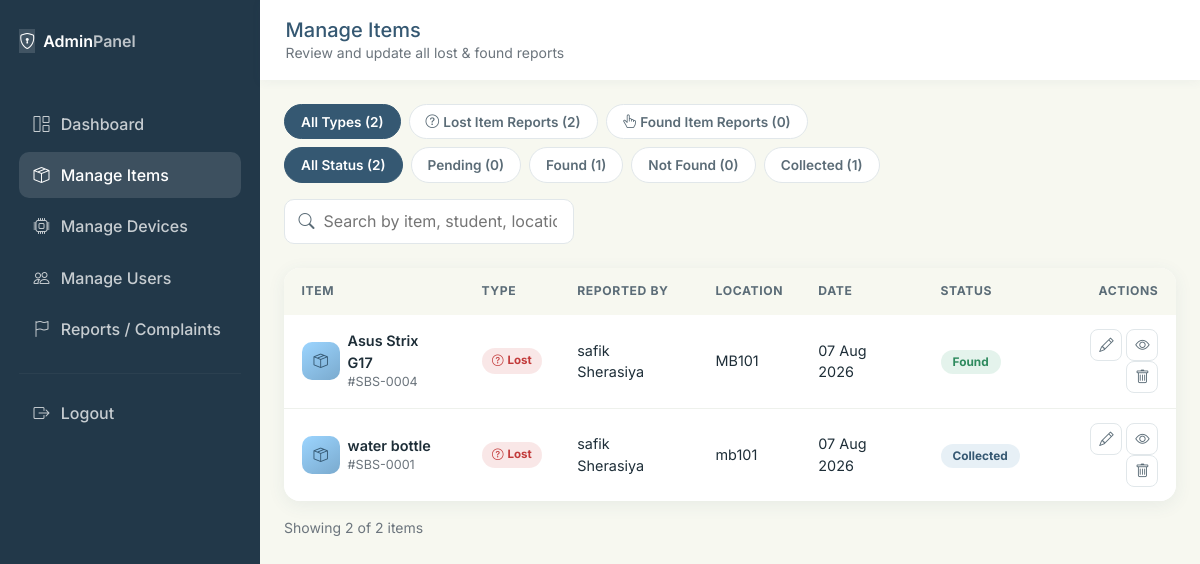
/admin/manage_items.php (signed in), run on the app's committed database.
### tables this page shows
CREATE TABLE `items` (
  `id` int(11) NOT NULL,
  `user_id` int(11) NOT NULL,
  `device_id` int(11) DEFAULT NULL,
  `item_name` varchar(150) NOT NULL,
  `category` varchar(50) NOT NULL,
  `description` text DEFAULT NULL,
  `location` varchar(150) NOT NULL,
  `item_date` date NOT NULL,
  `report_type` enum('lost','found') NOT NULL DEFAULT 'lost',
  `status` enum('pending','found','not_found','collected') NOT NULL DEFAULT 'pending',
  `recovery_status` enum('pending','recovered') NOT NULL DEFAULT 'pending',
  `qr_code` varchar(255) DEFAULT NULL,
  `image_path` varchar(255) DEFAULT NULL,
  `image_hash` varchar(64) DEFAULT NULL,
  `collection_details` text DEFAULT NULL,
  `verification_code` varchar(6) DEFAULT NULL,
  `owner_verified_at` timestamp NULL DEFAULT NULL,
  `created_at` timestamp NOT NULL DEFAULT current_timestamp(),
  `updated_at` timestamp NOT NULL DEFAULT current_timestamp() ON UPDATE current_timestamp()
);

CREATE TABLE `users` (
  `id` int(11) NOT NULL,
  `full_name` varchar(100) NOT NULL,
  `email` varchar(150) NOT NULL,
  `phone` varchar(20) DEFAULT NULL,
  `enrollment_no` varchar(50) DEFAULT NULL,
  `department` varchar(100) DEFAULT NULL,
  `password` varchar(255) NOT NULL,
  `role` enum('student','admin') NOT NULL DEFAULT 'student',
  `email_verified` tinyint(1) NOT NULL DEFAULT 0,
  `verification_token` varchar(64) DEFAULT NULL,
  `token_expires_at` timestamp NULL DEFAULT NULL,
  `profile_pic` varchar(255) DEFAULT NULL,
  `created_at` timestamp NOT NULL DEFAULT current_timestamp()
);

### admin/manage_items.php (the view, shortened to what this page needs)
<?php
require_once __DIR__ . '/../includes/db.php';
$filter = $_GET['status'] ?? 'all';
$typeFilter = $_GET['report_type'] ?? 'all';
$search = trim($_GET['q'] ?? '');
$sql = "SELECT items.*, users.full_name AS reporter FROM items JOIN users ON items.user_id = users.id WHERE 1=1";
$params = [];
$sql .= " ORDER BY items.created_at DESC";
$stmt = $pdo->prepare($sql);
$stmt->execute($params);
$items = $stmt->fetchAll();
$counts = $pdo->query("SELECT
    COUNT(*) AS all_count,
    SUM(CASE WHEN status = 'pending' THEN 1 ELSE 0 END) AS pending,
    SUM(CASE WHEN status = 'found' THEN 1 ELSE 0 END) AS found,
    SUM(CASE WHEN status = 'not_found' THEN 1 ELSE 0 END) AS not_found,
    SUM(CASE WHEN status = 'collected' THEN 1 ELSE 0 END) AS collected,
    SUM(CASE WHEN report_type = 'lost' THEN 1 ELSE 0 END) AS lost_type,
    SUM(CASE WHEN report_type = 'found' THEN 1 ELSE 0 END) AS found_type
    FROM items")->fetch();
function pill_url($status, $q, $reportType = 'all') {
    $params = [];
    if ($status !== 'all') $params['status'] = $status;
    if ($reportType !== 'all') $params['report_type'] = $reportType;
    return 'manage_items.php' . (count($params) ? '?' . http_build_query($params) : '');
}
?>
<!DOCTYPE html>
<html lang="en">
<head>
<link href="https://cdn.jsdelivr.net/npm/bootstrap@5.3.3/dist/css/bootstrap.min.css" rel="stylesheet">
<link href="https://cdn.jsdelivr.net/npm/bootstrap-icons@1.11.3/font/bootstrap-icons.css" rel="stylesheet">
<link href="../assets/css/style.css" rel="stylesheet">
</head>
<body style="background:var(--paper)">
<div class="d-flex">
  <div class="dash-sidebar admin-sidebar" style="width:260px; flex-shrink:0;">
    <div class="d-flex align-items-center gap-2 mb-5">
      <span class="brand-tag"><i class="bi bi-shield-lock"></i></span>
      <span class="fw-semibold">Admin<span style="opacity:.7">Panel</span></span>
    </div>
    <nav class="nav flex-column">
      <a class="nav-link" href="dashboard.php"><i class="bi bi-grid-1x2"></i> Dashboard</a>
      <a class="nav-link active" href="manage_items.php"><i class="bi bi-box-seam"></i> Manage Items</a>
      <a class="nav-link" href="manage_devices.php"><i class="bi bi-cpu"></i> Manage Devices</a>
      <a class="nav-link" href="users.php"><i class="bi bi-people"></i> Manage Users</a>
      <a class="nav-link" href="reports.php"><i class="bi bi-flag"></i> Reports / Complaints</a>
      <hr style="border-color:rgba(255,255,255,0.15)">
      <a class="nav-link" href="../logout.php"><i class="bi bi-box-arrow-right"></i> Logout</a>
    </nav>
  </div>
  <div class="flex-grow-1">
    <div class="dash-topbar">
      <div>
        <h5 class="mb-0" style="color:var(--deep)">Manage Items</h5>
        <div class="text-secondary small">Review and update all lost &amp; found reports</div>
      </div>
    </div>
    <div class="container-fluid p-4">
      <div class="d-flex flex-wrap gap-2 mb-2">
        <a class="filter-pill <?php echo $typeFilter === 'all' ? 'active' : ''; ?>" href="<?php echo pill_url($filter, $search, 'all'); ?>">All Types (<?php echo (int)$counts['all_count']; ?>)</a>
        <a class="filter-pill <?php echo $typeFilter === 'lost' ? 'active' : ''; ?>" href="<?php echo pill_url($filter, $search, 'lost'); ?>"><i class="bi bi-question-circle me-1"></i>Lost Item Reports (<?php echo (int)$counts['lost_type']; ?>)</a>
        <a class="filter-pill <?php echo $typeFilter === 'found' ? 'active' : ''; ?>" href="<?php echo pill_url($filter, $search, 'found'); ?>"><i class="bi bi-hand-index-thumb me-1"></i>Found Item Reports (<?php echo (int)$counts['found_type']; ?>)</a>
      </div>
      <form method="GET" class="d-flex flex-wrap justify-content-between align-items-center gap-3 mb-4">
        <div class="d-flex flex-wrap gap-2">
          <a class="filter-pill <?php echo $filter === 'all' ? 'active' : ''; ?>" href="<?php echo pill_url('all', $search, $typeFilter); ?>">All Status (<?php echo (int)$counts['all_count']; ?>)</a>
          <a class="filter-pill <?php echo $filter === 'pending' ? 'active' : ''; ?>" href="<?php echo pill_url('pending', $search, $typeFilter); ?>">Pending (<?php echo (int)$counts['pending']; ?>)</a>
          <a class="filter-pill <?php echo $filter === 'found' ? 'active' : ''; ?>" href="<?php echo pill_url('found', $search, $typeFilter); ?>">Found (<?php echo (int)$counts['found']; ?>)</a>
          <a class="filter-pill <?php echo $filter === 'not_found' ? 'active' : ''; ?>" href="<?php echo pill_url('not_found', $search, $typeFilter); ?>">Not Found (<?php echo (int)$counts['not_found']; ?>)</a>
          <a class="filter-pill <?php echo $filter === 'collected' ? 'active' : ''; ?>" href="<?php echo pill_url('collected', $search, $typeFilter); ?>">Collected (<?php echo (int)$counts['collected']; ?>)</a>
        </div>
        <div class="search-wrap">
          <i class="bi bi-search"></i>
          <input type="text" name="q" value="<?php echo htmlspecialchars($search); ?>" class="search-input" placeholder="Search by item, student, location...">
        </div>
      </form>
      <div class="table-card">
        <div class="table-responsive">
          <table class="table">
            <thead>
              <tr>
                <th>Item</th>
                <th>Type</th>
                <th>Reported By</th>
                <th>Location</th>
                <th>Date</th>
                <th>Status</th>
                <th class="text-end">Actions</th>
              </tr>
            </thead>
            <tbody>
              <?php foreach ($items as $item): ?>
              <tr>
                <td>
                  <div class="d-flex align-items-center gap-2">
                    <div class="mini-thumb"><i class="bi bi-box-seam"></i></div>
                    <div>
                      <div class="fw-semibold"><?php echo htmlspecialchars($item['item_name']); ?></div>
                      <div class="text-secondary small">#SBS-<?php echo str_pad($item['id'], 4, '0', STR_PAD_LEFT); ?></div>
                    </div>
                  </div>
                </td>
                <td>
                  <?php if ($item['report_type'] === 'lost'): ?>
                    <span class="complaint-tag tag-escalated"><i class="bi bi-question-circle me-1"></i>Lost</span>
                  <?php else: ?>
                    <span class="complaint-tag tag-resolved"><i class="bi bi-hand-index-thumb me-1"></i>Found</span>
                  <?php endif; ?>
                </td>
                <td><?php echo htmlspecialchars($item['reporter']); ?></td>
                <td><?php echo htmlspecialchars($item['location']); ?></td>
                <td><?php echo date('d M Y', strtotime($item['created_at'])); ?></td>
                <td>
                  <?php if ($item['report_type'] === 'found'): ?>
                    <span class="complaint-tag tag-resolved"><i class="bi bi-hand-index-thumb me-1"></i>Logged</span>
                  <?php else: ?>
                    <span class="badge-status badge-<?php echo htmlspecialchars($item['status']); ?>"><?php echo str_replace('_', ' ', ucfirst($item['status'])); ?></span>
                  <?php endif; ?>
                </td>
                <td class="text-end">
                  <?php if ($item['report_type'] !== 'found'): ?>
                    <a href="update.php?id=<?php echo $item['id']; ?>" class="icon-btn" title="Update Status"><i class="bi bi-pencil"></i></a>
                  <?php endif; ?>
                  <a href="update.php?id=<?php echo $item['id']; ?>" class="icon-btn" title="View"><i class="bi bi-eye"></i></a>
                  <a href="?delete=<?php echo $item['id']; ?>" class="icon-btn danger" title="Delete" onclick="return confirm('Delete this item report? This cannot be undone.');"><i class="bi bi-trash"></i></a>
                </td>
              </tr>
              <?php endforeach; ?>
            </tbody>
          </table>
        </div>
      </div>
      <div class="text-secondary small mt-3">Showing <?php echo count($items); ?> of <?php echo (int)$counts['all_count']; ?> items</div>
    </div>
  </div>
</div>
</body>
</html>

### assets/css/style.css (style rules this page uses)
:root { --deep: #355872; --mid: #7AAACE; --light: #9CD5FF; --paper: #F7F8F0; --ink: #1E2E38; --ink-soft: #5B6C77; --white: #FFFFFF; --radius-sm: 10px; --radius-md: 16px; --radius-lg: 26px; --shadow-soft: 0 10px 30px rgba(53, 88, 114, 0.10); --shadow-card: 0 4px 18px rgba(53, 88, 114, 0.08); --font-display: 'Fraunces', 'Georgia', serif; --font-body: 'Inter', -apple-system, Segoe UI, sans-serif; }
* { box-sizing: border-box; }
body { font-family: var(--font-body); background: var(--paper); color: var(--ink); -webkit-font-smoothing: antialiased; }
a { color: var(--deep); text-decoration: none; }
.dash-sidebar { background: var(--deep); min-height: 100vh; color: var(--white); padding: 1.8rem 1.2rem; }
.dash-sidebar .brand-tag { background: rgba(255,255,255,0.14); }
.dash-sidebar .nav-link { color: rgba(255,255,255,0.75); font-weight: 500; padding: 0.7rem 0.9rem; border-radius: 10px; margin-bottom: 0.3rem; display: flex; align-items: center; gap: 0.7rem; }
.dash-sidebar .nav-link.active, .dash-sidebar .nav-link:hover { background: rgba(255,255,255,0.12); color: var(--white); }
.dash-topbar { background: var(--white); padding: 1.1rem 1.6rem; box-shadow: 0 2px 10px rgba(53,88,114,0.05); display: flex; justify-content: space-between; align-items: center; }
.badge-status { padding: 0.32rem 0.75rem; border-radius: 20px; font-size: 0.74rem; font-weight: 700; text-transform: capitalize; }
.badge-found { background: rgba(76,175,131,0.15); color: #2E8A5E; }
.badge-collected { background: rgba(122,170,206,0.18); color: var(--deep); }
.admin-sidebar { background: #223849; }
.admin-sidebar .nav-link.active, .admin-sidebar .nav-link:hover { background: rgba(255,255,255,0.12); color: var(--white); }
.table-card { background: var(--white); border-radius: var(--radius-md); box-shadow: var(--shadow-card); overflow: hidden; }
.table-card table { margin-bottom: 0; }
.table-card thead th { background: var(--paper); color: var(--ink-soft); font-size: 0.76rem; text-transform: uppercase; letter-spacing: 0.05em; font-weight: 700; border-bottom: none; padding: 0.9rem 1.1rem; white-space: nowrap; }
.table-card tbody td { padding: 0.9rem 1.1rem; vertical-align: middle; font-size: 0.9rem; color: var(--ink); border-bottom: 1px solid #EEF1EC; }
.table-card tbody tr:last-child td { border-bottom: none; }
.mini-thumb { width: 38px; height: 38px; border-radius: 10px; background: linear-gradient(145deg, var(--light), var(--mid)); display: flex; align-items: center; justify-content: center; color: var(--deep); flex-shrink: 0; }
.icon-btn { width: 32px; height: 32px; border-radius: 8px; border: 1.5px solid #E1E7EA; background: var(--white); display: inline-flex; align-items: center; justify-content: center; color: var(--ink-soft); }

### admin/manage_items.php (style rules this page uses)
.filter-pill { border: 1.5px solid #E1E7EA; background: var(--white); color: var(--ink-soft); font-weight: 600; font-size: 0.85rem; padding: 0.4rem 1rem; border-radius: 30px; text-decoration: none; display: inline-block; }
.filter-pill.active, .filter-pill:hover { background: var(--deep); color: var(--white); border-color: var(--deep); }
.search-wrap { position: relative; }
.search-wrap i { position: absolute; left: 0.9rem; top: 50%; transform: translateY(-50%); color: var(--ink-soft); }
.search-input { border-radius: var(--radius-sm); border: 1.5px solid #E1E7EA; padding: 0.6rem 1rem 0.6rem 2.4rem; background: var(--white); }
.complaint-tag { font-size: 0.72rem; font-weight: 700; padding: 0.25rem 0.65rem; border-radius: 20px; display: inline-block; white-space: nowrap; }
.tag-escalated { background: rgba(214,84,84,0.14); color: #C23A3A; }

### data on the page
items: item_name "Asus Strix G17", id "0004", report_type "lost" (drawn), user.full_name "safik Sherasiya", location "MB101", created_at "07 Aug 2026", status "Found"
items: item_name "water bottle", id "0001", report_type "lost" (drawn), user.full_name "safik Sherasiya", location "mb101", created_at "07 Aug 2026", status "Collected"

### other printed values
$counts['all_count'] "2"
$counts['lost_type'] "2"
$counts['found_type'] "0"
$counts['pending'] "0"
$counts['found'] "1"
$counts['not_found'] "0"
$counts['collected'] "1"
count($items) "2"
